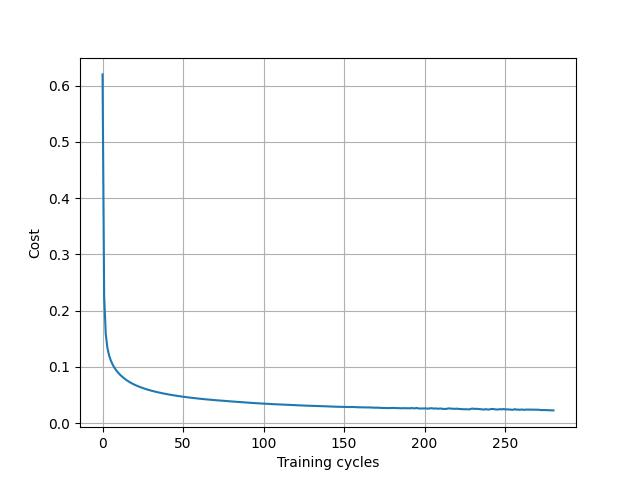

Write Python code to recreate this figure.
import numpy as np
import matplotlib.pyplot as plt

with open("TrainedWBs/Trained_train/cost_train.txt", "r") as file:
    cost_lst = [float(line.strip()) for line in file]

plt.plot(cost_lst)
plt.ylabel("Cost")
plt.xlabel("Training cycles")
plt.grid()
plt.savefig("cost_plot.jpg")
plt.show()
